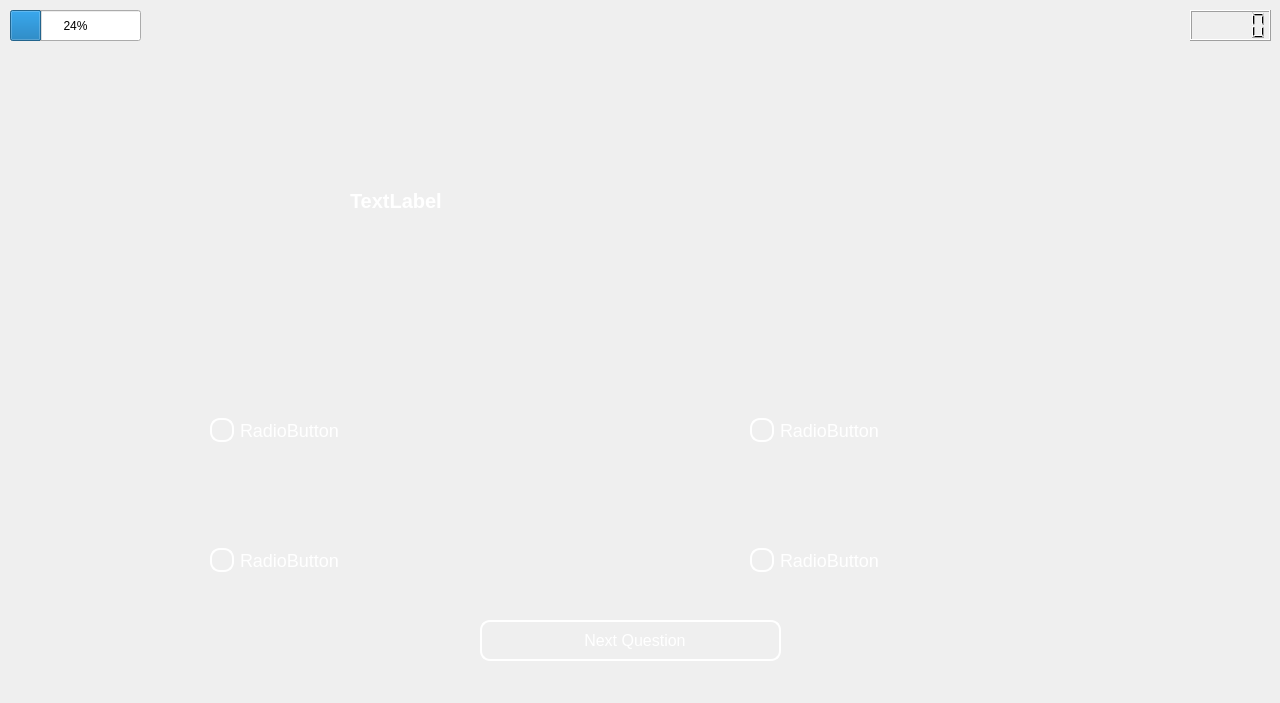
<?xml version="1.0" encoding="UTF-8"?>
<ui version="4.0">
 <class>dailychallengequestions</class>
 <widget class="QDialog" name="dailychallengequestions">
  <property name="geometry">
   <rect>
    <x>0</x>
    <y>0</y>
    <width>1280</width>
    <height>703</height>
   </rect>
  </property>
  <property name="windowTitle">
   <string>Dialog</string>
  </property>
  <widget class="QLabel" name="label">
   <property name="geometry">
    <rect>
     <x>0</x>
     <y>0</y>
     <width>1280</width>
     <height>703</height>
    </rect>
   </property>
   <property name="text">
    <string/>
   </property>
   <property name="pixmap">
    <pixmap resource="ImagesAndIcons.qrc">:/images/icons &amp; images/daily challenge question page.jpg</pixmap>
   </property>
   <property name="scaledContents">
    <bool>true</bool>
   </property>
  </widget>
  <widget class="QLabel" name="challengeLabel">
   <property name="geometry">
    <rect>
     <x>350</x>
     <y>160</y>
     <width>731</width>
     <height>81</height>
    </rect>
   </property>
   <property name="styleSheet">
    <string notr="true">QLabel {
            color: white;
            font-size: 20px;
            font-weight: bold;
            text-align: center;
            text-shadow: 2px 2px 10px rgba(255, 255, 255, 0.5);
        }
</string>
   </property>
   <property name="text">
    <string>TextLabel</string>
   </property>
  </widget>
  <widget class="QRadioButton" name="option1">
   <property name="geometry">
    <rect>
     <x>200</x>
     <y>410</y>
     <width>391</width>
     <height>41</height>
    </rect>
   </property>
   <property name="styleSheet">
    <string notr="true">QRadioButton {
            color: white;
            font-size: 18px;
            padding: 10px;
            background-color: transparent;
        }

        QRadioButton:hover {
            background-color: rgba(255, 255, 255, 0.2);
            transform: scale(1.05); /* Pseudo-effect using hover to add glow */
        }

        QRadioButton::indicator {
            width: 20px;
            height: 20px;
            border: 2px solid white;
            border-radius: 10px;
            background-color: transparent;
        }

        QRadioButton::indicator:checked {
            background-color: #00ff00;
            border-color: #00ff00;
        }
</string>
   </property>
   <property name="text">
    <string>RadioButton</string>
   </property>
  </widget>
  <widget class="QRadioButton" name="option3">
   <property name="geometry">
    <rect>
     <x>200</x>
     <y>540</y>
     <width>391</width>
     <height>41</height>
    </rect>
   </property>
   <property name="styleSheet">
    <string notr="true">QRadioButton {
            color: white;
            font-size: 18px;
            padding: 10px;
            background-color: transparent;
        }

        QRadioButton:hover {
            background-color: rgba(255, 255, 255, 0.2);
            transform: scale(1.05); /* Pseudo-effect using hover to add glow */
        }

        QRadioButton::indicator {
            width: 20px;
            height: 20px;
            border: 2px solid white;
            border-radius: 10px;
            background-color: transparent;
        }

        QRadioButton::indicator:checked {
            background-color: #00ff00;
            border-color: #00ff00;
        }</string>
   </property>
   <property name="text">
    <string>RadioButton</string>
   </property>
  </widget>
  <widget class="QRadioButton" name="option2">
   <property name="geometry">
    <rect>
     <x>740</x>
     <y>410</y>
     <width>401</width>
     <height>41</height>
    </rect>
   </property>
   <property name="styleSheet">
    <string notr="true">QRadioButton {
            color: white;
            font-size: 18px;
            padding: 10px;
            background-color: transparent;
        }

        QRadioButton:hover {
            background-color: rgba(255, 255, 255, 0.2);
            transform: scale(1.05); /* Pseudo-effect using hover to add glow */
        }

        QRadioButton::indicator {
            width: 20px;
            height: 20px;
            border: 2px solid white;
            border-radius: 10px;
            background-color: transparent;
        }

        QRadioButton::indicator:checked {
            background-color: #00ff00;
            border-color: #00ff00;
        }</string>
   </property>
   <property name="text">
    <string>RadioButton</string>
   </property>
  </widget>
  <widget class="QRadioButton" name="option4">
   <property name="geometry">
    <rect>
     <x>740</x>
     <y>540</y>
     <width>391</width>
     <height>41</height>
    </rect>
   </property>
   <property name="styleSheet">
    <string notr="true">QRadioButton {
            color: white;
            font-size: 18px;
            padding: 10px;
            background-color: transparent;
        }

        QRadioButton:hover {
            background-color: rgba(255, 255, 255, 0.2);
            transform: scale(1.05); /* Pseudo-effect using hover to add glow */
        }

        QRadioButton::indicator {
            width: 20px;
            height: 20px;
            border: 2px solid white;
            border-radius: 10px;
            background-color: transparent;
        }

        QRadioButton::indicator:checked {
            background-color: #00ff00;
            border-color: #00ff00;
        }</string>
   </property>
   <property name="text">
    <string>RadioButton</string>
   </property>
  </widget>
  <widget class="QProgressBar" name="progressBar">
   <property name="geometry">
    <rect>
     <x>10</x>
     <y>10</y>
     <width>131</width>
     <height>31</height>
    </rect>
   </property>
   <property name="value">
    <number>24</number>
   </property>
  </widget>
  <widget class="QLCDNumber" name="lcdNumber">
   <property name="geometry">
    <rect>
     <x>1190</x>
     <y>10</y>
     <width>81</width>
     <height>31</height>
    </rect>
   </property>
  </widget>
  <widget class="QPushButton" name="nextsubmitbtn">
   <property name="geometry">
    <rect>
     <x>480</x>
     <y>620</y>
     <width>301</width>
     <height>41</height>
    </rect>
   </property>
   <property name="styleSheet">
    <string notr="true">QPushButton {
            color: white;
            font-size: 16px;
            padding: 10px 20px;
            border: 2px solid white;
            border-radius: 10px;
            background-color: transparent;
            transition: 0.3s ease-in-out;
        }

        QPushButton:hover {
            background-color: rgba(255, 255, 255, 0.2);
        }
</string>
   </property>
   <property name="text">
    <string>  Next Question</string>
   </property>
   <property name="icon">
    <iconset resource="ImagesAndIcons.qrc">
     <normaloff>:/images/icons &amp; images/topic_10583992.png</normaloff>:/images/icons &amp; images/topic_10583992.png</iconset>
   </property>
   <property name="iconSize">
    <size>
     <width>31</width>
     <height>31</height>
    </size>
   </property>
  </widget>
 </widget>
 <resources>
  <include location="ImagesAndIcons.qrc"/>
 </resources>
 <connections/>
</ui>
